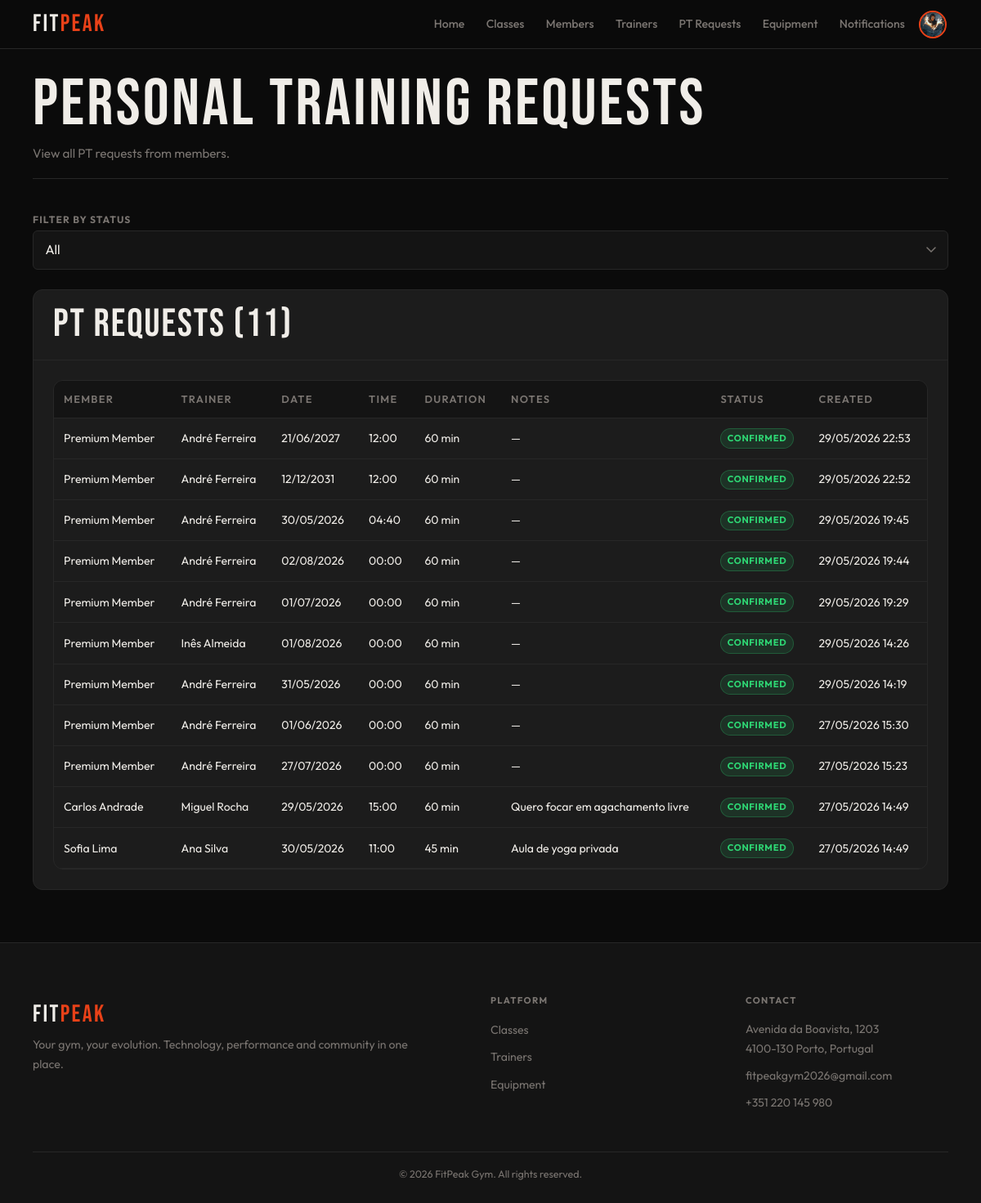
The app's page /admin/pt_requests.php (signed in) with its own data.
### tables this page shows
CREATE TABLE personal_bookings (
    id           INTEGER  PRIMARY KEY AUTOINCREMENT,
    member_id    INTEGER  NOT NULL,
    trainer_id   INTEGER  NOT NULL,
    booking_date DATE     NOT NULL,
    start_time   TEXT     NOT NULL,
    duration_min INTEGER  DEFAULT 60,
    status       TEXT     DEFAULT 'pending'
                          CHECK (status IN ('pending', 'confirmed', 'cancelled') ),
    notes        TEXT,
    created_at   DATETIME DEFAULT CURRENT_TIMESTAMP,
    FOREIGN KEY (
        member_id
    )
    REFERENCES users (id) ON DELETE CASCADE,
    FOREIGN KEY (
        trainer_id
    )
    REFERENCES users (id) ON DELETE CASCADE
);

### db/personal_bookings.php (called while the page is built, shortened)
<?php
function getAllPTRequests($pdo, $status = null) {
    $sql = "
        SELECT pb.*,
               m.name AS member_name,
               t.name AS trainer_name
        FROM personal_bookings pb
        JOIN users m ON pb.member_id = m.id
        JOIN users t ON pb.trainer_id = t.id
    ";
    if ($status !== null && in_array($status, ['pending', 'confirmed', 'cancelled'], true)) {
        $sql .= " WHERE pb.status = ? ORDER BY pb.created_at DESC";
        $stmt = $pdo->prepare($sql);
        $stmt->execute([$status]);
    } else {
        $sql .= " ORDER BY pb.created_at DESC";
        $stmt = $pdo->prepare($sql);
        $stmt->execute();
    }
    return $stmt->fetchAll(PDO::FETCH_ASSOC);
}

### admin/pt_requests.php (the view, shortened to what this page needs)
<?php
require_once '../includes/header.php';
require_once '../includes/footer.php';
require_once '../db/personal_bookings.php';
function render_requests_table($requests) {
    ?>
    <div class="table-wrap">
        <table class="requests-table">
            <thead>
                <tr>
                    <th>Member</th>
                    <th>Trainer</th>
                    <th>Date</th>
                    <th>Time</th>
                    <th>Duration</th>
                    <th>Notes</th>
                    <th>Status</th>
                    <th>Created</th>
                </tr>
            </thead>
            <tbody>
                <?php foreach ($requests as $req): ?>
                    <tr>
                        <td><?= htmlspecialchars($req['member_name']) ?></td>
                        <td><?= htmlspecialchars($req['trainer_name']) ?></td>
                        <td><?= date('d/m/Y', strtotime($req['booking_date'])) ?></td>
                        <td><?= htmlspecialchars($req['start_time']) ?></td>
                        <td><?= (int)$req['duration_min'] ?> min</td>
                        <td><?= htmlspecialchars($req['notes'] ?: '—') ?></td>
                        <td>
                            <?php if ($req['status'] === 'pending'): ?>
                                <span class="badge badge-warning">Pending</span>
                            <?php elseif ($req['status'] === 'confirmed'): ?>
                                <span class="badge badge-success">Confirmed</span>
                            <?php else: ?>
                                <span class="badge badge-danger">Cancelled</span>
                            <?php endif; ?>
                        </td>
                        <td><?= date('d/m/Y H:i', strtotime($req['created_at'])) ?></td>
                    </tr>
                <?php endforeach; ?>
            </tbody>
        </table>
    </div>
    <?php
}
$pdo = getDatabaseConnection();
$filter = $_GET['filter'] ?? 'all';
$requests = getAllPTRequests($pdo, $filter === 'all' ? null : $filter);
?>
<link rel="stylesheet" href="../css/pages/form.css">
<main class="main">
    <div class="container">
        <header class="page-header">
            <div class="page-header-row">
                <div>
                    <h1>Personal Training Requests</h1>
                    <p>View all PT requests from members.</p>
                </div>
            </div>
        </header>
        <div class="filter-bar">
            <div class="filter-group">
                <label class="form-label">Filter by status</label>
                <select id="status-filter" class="form-select">
                    <option value="all" <?= $filter === 'all' ? 'selected' : '' ?>>All</option>
                </select>
            </div>
        </div>
        <div class="card">
            <div class="card-head">
                <h2>PT Requests (<span id="request-count"><?= count($requests) ?></span>)</h2>
            </div>
            <div class="card-body" id="requests-table-container">
                <?php render_requests_table($requests); ?>
            </div>
        </div>
    </div>
</main>

### css/base.css (style rules this page uses)
:root { --bg: #0b0b0b; --surface: #141414; --card: #1c1c1c; --border: #272727; --accent: #e84118; --accent-glow: rgba(232, 65, 24, 0.28); --text: #f0ede8; --muted: #7a7571; --success: #2ed573; --warning: #ffa502; --danger: #ff4757; --info: #1e90ff; --ff-display: 'Bebas Neue', sans-serif; --ff-body: 'Outfit', sans-serif; --sp-xs: 0.25rem; --sp-sm: 0.5rem; --sp-md: 1rem; --sp-lg: clamp(1rem, 3vw, 1.5rem); --sp-xl: clamp(1.5rem, 5vw, 2.5rem); --sp-2xl: clamp(2rem, 7vw, 4rem); --nav-h: 60px; --r-sm: 6px; --r-md: 12px; --r-pill: 999px; --touch: 44px; --max-w: 1200px; --shadow-a: 0 0 24px var(--accent-glow); --t: 0.22s cubic-bezier(0.4, 0, 0.2, 1); }
*, *::before, *::after { box-sizing: border-box; margin: 0; padding: 0; }
html { font-size: 16px; scroll-behavior: smooth; -webkit-text-size-adjust: 100%; }
body { font-family: var(--ff-body); background: var(--bg); color: var(--text); line-height: 1.6; min-height: 100dvh; display: flex; flex-direction: column; overflow-x: hidden; }
input, select, textarea { font: inherit; }
h1, h2, h3, h4, h5, h6 { font-family: var(--ff-display); letter-spacing: 0.04em; line-height: 1.1; font-weight: 400; }
h1 { font-size: clamp(2.2rem, 7vw, 5rem); }
h2 { font-size: clamp(1.6rem, 5vw, 3rem); }
p { line-height: 1.75; }
.container { width: 100%; max-width: var(--max-w); margin-inline: auto; padding-inline: var(--sp-md); }
.main { flex: 1; padding-top: var(--nav-h); }
@media (min-width: 640px) { .container { padding-inline: var(--sp-lg); } }
@media (min-width: 1024px) { .container { padding-inline: var(--sp-xl); } }

### css/components.css (style rules this page uses)
.badge { display: inline-flex; align-items: center; padding: 0.2em 0.65em; border-radius: var(--r-pill); font-size: 0.7rem; font-weight: 700; letter-spacing: 0.06em; text-transform: uppercase; white-space: nowrap; border: 1px solid transparent; }
.badge-success { background: rgba(46, 213, 115, 0.12); color: var(--success); border-color: rgba(46, 213, 115, 0.25); }
.card { background: var(--card); border: 1px solid var(--border); border-radius: var(--r-md); overflow: hidden; }
.card-head { padding: var(--sp-sm) var(--sp-md); border-bottom: 1px solid var(--border); display: flex; align-items: center; justify-content: space-between; flex-wrap: wrap; gap: var(--sp-sm); }
.card-body { padding: var(--sp-md); }
.table-wrap { overflow-x: auto; -webkit-overflow-scrolling: touch; border-radius: var(--r-md); border: 1px solid var(--border); }
table { width: 100%; border-collapse: collapse; font-size: 0.875rem; min-width: 480px; }
thead th { background: var(--surface); padding: 0.65rem 1rem; text-align: left; font-size: 0.7rem; font-weight: 700; text-transform: uppercase; letter-spacing: 0.1em; color: var(--muted); border-bottom: 1px solid var(--border); white-space: nowrap; }
tbody tr { border-bottom: 1px solid var(--border); transition: background var(--t); }
tbody tr:last-child { border-bottom: none; }
tbody td { padding: 0.75rem 1rem; vertical-align: middle; }
.page-header { padding-block: var(--sp-lg) var(--sp-md); border-bottom: 1px solid var(--border); margin-bottom: var(--sp-xl); }
.page-header h1 { margin-bottom: 0.2rem; }
.page-header p { color: var(--muted); font-size: 0.95rem; }
.form-label { display: block; font-size: 0.75rem; font-weight: 700; color: var(--muted); text-transform: uppercase; letter-spacing: 0.09em; margin-bottom: var(--sp-xs); }
.form-select, .filter-bar select { width: 100%; min-height: var(--touch); background: var(--surface); border: 1px solid var(--border); border-radius: var(--r-sm); color: var(--text); padding: 0.65rem 2.4rem 0.65rem 0.9rem; font-family: var(--ff-body); -webkit-appearance: none; appearance: none; cursor: pointer; background-repeat: no-repeat; background-position: right 0.9rem center; transition: border-color var(--t), box-shadow var(--t), background var(--t); }
.form-select option, .filter-bar select option { background: var(--surface); color: var(--text); }
@media (min-width: 480px) { .card-head { padding: var(--sp-md) var(--sp-lg); } }
@media (min-width: 480px) { .card-body { padding: var(--sp-lg); } }

### css/pages/form.css (style rules this page uses)
main { padding-bottom: var(--sp-2xl); }

### records on screen
personal_bookings: member_name "Premium Member", trainer_name "André Ferreira", booking_date "21/06/2027", start_time "12:00", duration_min "60", notes "—", status "CONFIRMED", created_at "29/05/2026 22:53"
personal_bookings: member_name "Premium Member", trainer_name "André Ferreira", booking_date "12/12/2031", start_time "12:00", duration_min "60", notes "—", status "CONFIRMED", created_at "29/05/2026 22:52"
personal_bookings: member_name "Premium Member", trainer_name "André Ferreira", booking_date "30/05/2026", start_time "04:40", duration_min "60", notes "—", status "CONFIRMED", created_at "29/05/2026 19:45"
personal_bookings: member_name "Premium Member", trainer_name "André Ferreira", booking_date "02/08/2026", start_time "00:00", duration_min "60", notes "—", status "CONFIRMED", created_at "29/05/2026 19:44"
personal_bookings: member_name "Premium Member", trainer_name "André Ferreira", booking_date "01/07/2026", start_time "00:00", duration_min "60", notes "—", status "CONFIRMED", created_at "29/05/2026 19:29"
personal_bookings: member_name "Premium Member", trainer_name "Inês Almeida", booking_date "01/08/2026", start_time "00:00", duration_min "60", notes "—", status "CONFIRMED", created_at "29/05/2026 14:26"
personal_bookings: member_name "Premium Member", trainer_name "André Ferreira", booking_date "31/05/2026", start_time "00:00", duration_min "60", notes "—", status "CONFIRMED", created_at "29/05/2026 14:19"
personal_bookings: member_name "Premium Member", trainer_name "André Ferreira", booking_date "01/06/2026", start_time "00:00", duration_min "60", notes "—", status "CONFIRMED", created_at "27/05/2026 15:30"
personal_bookings: member_name "Premium Member", trainer_name "André Ferreira", booking_date "27/07/2026", start_time "00:00", duration_min "60", notes "—", status "CONFIRMED", created_at "27/05/2026 15:23"
personal_bookings: member_name "Carlos Andrade", trainer_name "Miguel Rocha", booking_date "29/05/2026", start_time "15:00", duration_min "60", notes "Quero focar em agachamento livre", status "CONFIRMED", created_at "27/05/2026 14:49"
personal_bookings: member_name "Sofia Lima", trainer_name "Ana Silva", booking_date "30/05/2026", start_time "11:00", duration_min "45", notes "Aula de yoga privada", status "CONFIRMED", created_at "27/05/2026 14:49"

### other values on screen
count($requests) "11"
